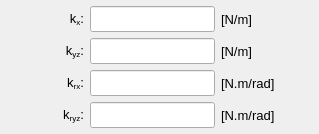
                   <widget class="QWidget" name="tab_constant_values">
                    <attribute name="title">
                     <string>Constant values</string>
                    </attribute>
                    <layout class="QGridLayout" name="gridLayout_9">
                     <property name="leftMargin">
                      <number>4</number>
                     </property>
                     <property name="topMargin">
                      <number>6</number>
                     </property>
                     <property name="rightMargin">
                      <number>4</number>
                     </property>
                     <property name="bottomMargin">
                      <number>6</number>
                     </property>
                     <item row="0" column="3">
                      <widget class="QLabel" name="label_14">
                       <property name="minimumSize">
                        <size>
                         <width>50</width>
                         <height>0</height>
                        </size>
                       </property>
                       <property name="maximumSize">
                        <size>
                         <width>120</width>
                         <height>16777215</height>
                        </size>
                       </property>
                       <property name="font">
                        <font>
                         <pointsize>10</pointsize>
                        </font>
                       </property>
                       <property name="text">
                        <string>[N/m]</string>
                       </property>
                       <property name="alignment">
                        <set>Qt::AlignLeading|Qt::AlignLeft|Qt::AlignVCenter</set>
                       </property>
                      </widget>
                     </item>
                     <item row="0" column="0">
                      <spacer name="horizontalSpacer">
                       <property name="orientation">
                        <enum>Qt::Horizontal</enum>
                       </property>
                       <property name="sizeHint" stdset="0">
                        <size>
                         <width>40</width>
                         <height>20</height>
                        </size>
                       </property>
                      </spacer>
                     </item>
                     <item row="2" column="1">
                      <widget class="QLabel" name="label_91">
                       <property name="enabled">
                        <bool>true</bool>
                       </property>
                       <property name="minimumSize">
                        <size>
                         <width>40</width>
                         <height>26</height>
                        </size>
                       </property>
                       <property name="maximumSize">
                        <size>
                         <width>120</width>
                         <height>26</height>
                        </size>
                       </property>
                       <property name="font">
                        <font>
                         <pointsize>10</pointsize>
                        </font>
                       </property>
                       <property name="mouseTracking">
                        <bool>true</bool>
                       </property>
                       <property name="text">
                        <string>&lt;html&gt;&lt;head/&gt;&lt;body&gt;&lt;p align=&quot;right&quot;&gt;&lt;span style=&quot; font-weight:400; font-style:normal;&quot;&gt;k&lt;/span&gt;&lt;span style=&quot; font-weight:400; font-style:normal; vertical-align:sub;&quot;&gt;rx&lt;/span&gt;&lt;span style=&quot; font-weight:400; font-style:normal;&quot;&gt;:&lt;/span&gt;&lt;/p&gt;&lt;/body&gt;&lt;/html&gt;</string>
                       </property>
                       <property name="alignment">
                        <set>Qt::AlignCenter</set>
                       </property>
                      </widget>
                     </item>
                     <item row="3" column="1">
                      <widget class="QLabel" name="label_92">
                       <property name="enabled">
                        <bool>true</bool>
                       </property>
                       <property name="minimumSize">
                        <size>
                         <width>40</width>
                         <height>26</height>
                        </size>
                       </property>
                       <property name="maximumSize">
                        <size>
                         <width>120</width>
                         <height>26</height>
                        </size>
                       </property>
                       <property name="font">
                        <font>
                         <pointsize>10</pointsize>
                        </font>
                       </property>
                       <property name="mouseTracking">
                        <bool>true</bool>
                       </property>
                       <property name="text">
                        <string>&lt;html&gt;&lt;head/&gt;&lt;body&gt;&lt;p align=&quot;right&quot;&gt;&lt;span style=&quot; font-weight:400; font-style:normal;&quot;&gt;k&lt;/span&gt;&lt;span style=&quot; font-weight:400; font-style:normal; vertical-align:sub;&quot;&gt;ryz&lt;/span&gt;&lt;span style=&quot; font-weight:400; font-style:normal;&quot;&gt;:&lt;/span&gt;&lt;/p&gt;&lt;/body&gt;&lt;/html&gt;</string>
                       </property>
                       <property name="alignment">
                        <set>Qt::AlignCenter</set>
                       </property>
                      </widget>
                     </item>
                     <item row="1" column="3">
                      <widget class="QLabel" name="label_15">
                       <property name="minimumSize">
                        <size>
                         <width>50</width>
                         <height>0</height>
                        </size>
                       </property>
                       <property name="maximumSize">
                        <size>
                         <width>120</width>
                         <height>16777215</height>
                        </size>
                       </property>
                       <property name="font">
                        <font>
                         <pointsize>10</pointsize>
                        </font>
                       </property>
                       <property name="text">
                        <string>[N/m]</string>
                       </property>
                       <property name="alignment">
                        <set>Qt::AlignLeading|Qt::AlignLeft|Qt::AlignVCenter</set>
                       </property>
                      </widget>
                     </item>
                     <item row="3" column="2">
                      <widget class="QLineEdit" name="lineEdit_angular_stiffness">
                       <property name="enabled">
                        <bool>true</bool>
                       </property>
                       <property name="minimumSize">
                        <size>
                         <width>120</width>
                         <height>26</height>
                        </size>
                       </property>
                       <property name="maximumSize">
                        <size>
                         <width>160</width>
                         <height>26</height>
                        </size>
                       </property>
                       <property name="font">
                        <font>
                         <pointsize>10</pointsize>
                        </font>
                       </property>
                       <property name="styleSheet">
                        <string notr="true"/>
                       </property>
                       <property name="text">
                        <string/>
                       </property>
                       <property name="alignment">
                        <set>Qt::AlignCenter</set>
                       </property>
                      </widget>
                     </item>
                     <item row="0" column="2">
                      <widget class="QLineEdit" name="lineEdit_axial_stiffness">
                       <property name="enabled">
                        <bool>true</bool>
                       </property>
                       <property name="minimumSize">
                        <size>
                         <width>120</width>
                         <height>26</height>
                        </size>
                       </property>
                       <property name="maximumSize">
                        <size>
                         <width>160</width>
                         <height>26</height>
                        </size>
                       </property>
                       <property name="font">
                        <font>
                         <pointsize>10</pointsize>
                        </font>
                       </property>
                       <property name="styleSheet">
                        <string notr="true"/>
                       </property>
                       <property name="text">
                        <string/>
                       </property>
                       <property name="alignment">
                        <set>Qt::AlignCenter</set>
                       </property>
                      </widget>
                     </item>
                     <item row="2" column="3">
                      <widget class="QLabel" name="label_88">
                       <property name="minimumSize">
                        <size>
                         <width>50</width>
                         <height>0</height>
                        </size>
                       </property>
                       <property name="maximumSize">
                        <size>
                         <width>120</width>
                         <height>16777215</height>
                        </size>
                       </property>
                       <property name="font">
                        <font>
                         <pointsize>10</pointsize>
                        </font>
                       </property>
                       <property name="text">
                        <string>[N.m/rad]</string>
                       </property>
                       <property name="alignment">
                        <set>Qt::AlignLeading|Qt::AlignLeft|Qt::AlignVCenter</set>
                       </property>
                      </widget>
                     </item>
                     <item row="2" column="2">
                      <widget class="QLineEdit" name="lineEdit_torsional_stiffness">
                       <property name="enabled">
                        <bool>true</bool>
                       </property>
                       <property name="minimumSize">
                        <size>
                         <width>120</width>
                         <height>26</height>
                        </size>
                       </property>
                       <property name="maximumSize">
                        <size>
                         <width>160</width>
                         <height>26</height>
                        </size>
                       </property>
                       <property name="font">
                        <font>
                         <pointsize>10</pointsize>
                        </font>
                       </property>
                       <property name="styleSheet">
                        <string notr="true"/>
                       </property>
                       <property name="text">
                        <string/>
                       </property>
                       <property name="alignment">
                        <set>Qt::AlignCenter</set>
                       </property>
                      </widget>
                     </item>
                     <item row="0" column="4">
                      <spacer name="horizontalSpacer_2">
                       <property name="orientation">
                        <enum>Qt::Horizontal</enum>
                       </property>
                       <property name="sizeHint" stdset="0">
                        <size>
                         <width>40</width>
                         <height>20</height>
                        </size>
                       </property>
                      </spacer>
                     </item>
                     <item row="1" column="2">
                      <widget class="QLineEdit" name="lineEdit_transversal_stiffness">
                       <property name="enabled">
                        <bool>true</bool>
                       </property>
                       <property name="minimumSize">
                        <size>
                         <width>120</width>
                         <height>26</height>
                        </size>
                       </property>
                       <property name="maximumSize">
                        <size>
                         <width>160</width>
                         <height>26</height>
                        </size>
                       </property>
                       <property name="font">
                        <font>
                         <pointsize>10</pointsize>
                        </font>
                       </property>
                       <property name="styleSheet">
                        <string notr="true"/>
                       </property>
                       <property name="text">
                        <string/>
                       </property>
                       <property name="alignment">
                        <set>Qt::AlignCenter</set>
                       </property>
                      </widget>
                     </item>
                     <item row="3" column="3">
                      <widget class="QLabel" name="label_87">
                       <property name="minimumSize">
                        <size>
                         <width>50</width>
                         <height>0</height>
                        </size>
                       </property>
                       <property name="maximumSize">
                        <size>
                         <width>120</width>
                         <height>16777215</height>
                        </size>
                       </property>
                       <property name="font">
                        <font>
                         <pointsize>10</pointsize>
                        </font>
                       </property>
                       <property name="text">
                        <string>[N.m/rad]</string>
                       </property>
                       <property name="alignment">
                        <set>Qt::AlignLeading|Qt::AlignLeft|Qt::AlignVCenter</set>
                       </property>
                      </widget>
                     </item>
                     <item row="0" column="1">
                      <widget class="QLabel" name="label_89">
                       <property name="enabled">
                        <bool>true</bool>
                       </property>
                       <property name="minimumSize">
                        <size>
                         <width>40</width>
                         <height>26</height>
                        </size>
                       </property>
                       <property name="maximumSize">
                        <size>
                         <width>120</width>
                         <height>26</height>
                        </size>
                       </property>
                       <property name="font">
                        <font>
                         <pointsize>10</pointsize>
                        </font>
                       </property>
                       <property name="mouseTracking">
                        <bool>true</bool>
                       </property>
                       <property name="text">
                        <string>&lt;html&gt;&lt;head/&gt;&lt;body&gt;&lt;p align=&quot;right&quot;&gt;&lt;span style=&quot; font-weight:400; font-style:normal;&quot;&gt;k&lt;/span&gt;&lt;span style=&quot; font-weight:400; font-style:normal; vertical-align:sub;&quot;&gt;x&lt;/span&gt;&lt;span style=&quot; font-weight:400; font-style:normal;&quot;&gt;:&lt;/span&gt;&lt;/p&gt;&lt;/body&gt;&lt;/html&gt;</string>
                       </property>
                       <property name="alignment">
                        <set>Qt::AlignCenter</set>
                       </property>
                      </widget>
                     </item>
                     <item row="1" column="1">
                      <widget class="QLabel" name="label_90">
                       <property name="enabled">
                        <bool>true</bool>
                       </property>
                       <property name="minimumSize">
                        <size>
                         <width>40</width>
                         <height>26</height>
                        </size>
                       </property>
                       <property name="maximumSize">
                        <size>
                         <width>120</width>
                         <height>26</height>
                        </size>
                       </property>
                       <property name="font">
                        <font>
                         <pointsize>10</pointsize>
                        </font>
                       </property>
                       <property name="mouseTracking">
                        <bool>true</bool>
                       </property>
                       <property name="text">
                        <string>&lt;html&gt;&lt;head/&gt;&lt;body&gt;&lt;p align=&quot;right&quot;&gt;&lt;span style=&quot; font-weight:400; font-style:normal;&quot;&gt;k&lt;/span&gt;&lt;span style=&quot; font-weight:400; font-style:normal; vertical-align:sub;&quot;&gt;yz&lt;/span&gt;&lt;span style=&quot; font-weight:400; font-style:normal;&quot;&gt;:&lt;/span&gt;&lt;/p&gt;&lt;/body&gt;&lt;/html&gt;</string>
                       </property>
                       <property name="alignment">
                        <set>Qt::AlignCenter</set>
                       </property>
                      </widget>
                     </item>
                    </layout>
                   </widget>
